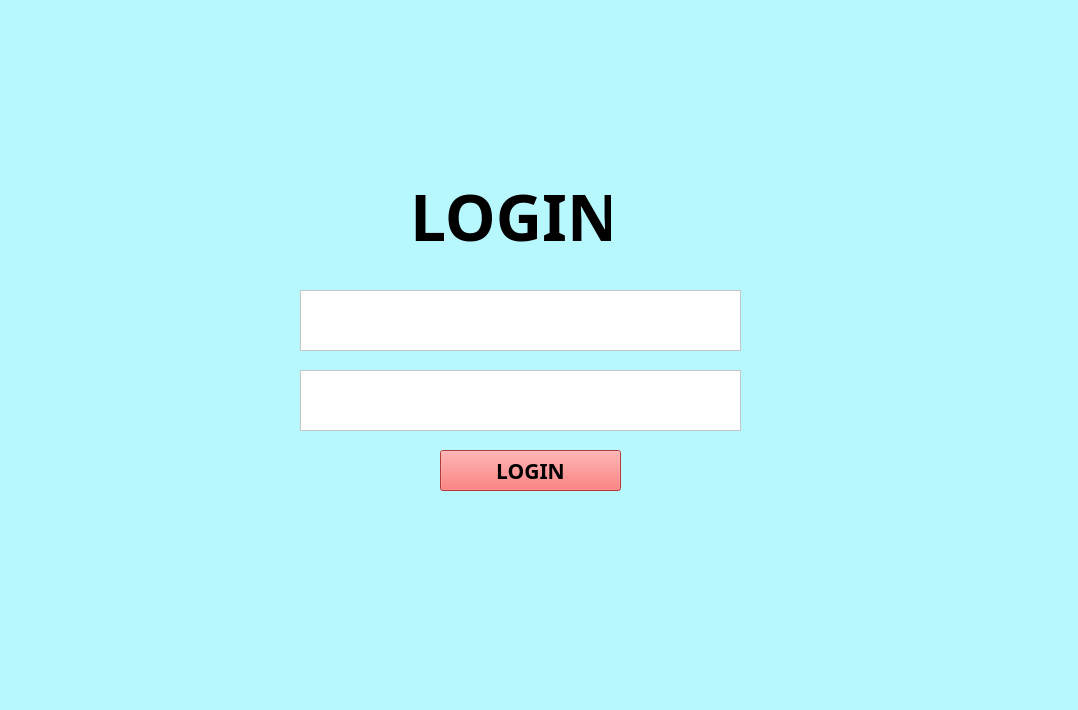
<?xml version="1.0" encoding="UTF-8"?>
<ui version="4.0">
 <class>login</class>
 <widget class="QMainWindow" name="login">
  <property name="geometry">
   <rect>
    <x>0</x>
    <y>0</y>
    <width>1078</width>
    <height>710</height>
   </rect>
  </property>
  <property name="windowTitle">
   <string>MainWindow</string>
  </property>
  <property name="styleSheet">
   <string notr="true">background-color:rgb(183, 248, 255)</string>
  </property>
  <property name="toolButtonStyle">
   <enum>Qt::ToolButtonTextOnly</enum>
  </property>
  <property name="animated">
   <bool>true</bool>
  </property>
  <property name="tabShape">
   <enum>QTabWidget::Rounded</enum>
  </property>
  <property name="unifiedTitleAndToolBarOnMac">
   <bool>false</bool>
  </property>
  <widget class="QWidget" name="centralwidget">
   <widget class="QLabel" name="label">
    <property name="geometry">
     <rect>
      <x>410</x>
      <y>140</y>
      <width>201</width>
      <height>151</height>
     </rect>
    </property>
    <property name="font">
     <font>
      <family>Yu Gothic UI Semibold</family>
      <pointsize>48</pointsize>
      <weight>75</weight>
      <bold>true</bold>
     </font>
    </property>
    <property name="text">
     <string>LOGIN</string>
    </property>
   </widget>
   <widget class="QPlainTextEdit" name="plainTextEdit">
    <property name="geometry">
     <rect>
      <x>300</x>
      <y>290</y>
      <width>441</width>
      <height>61</height>
     </rect>
    </property>
    <property name="font">
     <font>
      <pointsize>28</pointsize>
     </font>
    </property>
    <property name="autoFillBackground">
     <bool>false</bool>
    </property>
    <property name="styleSheet">
     <string notr="true">background-color: rgb(255, 255, 255)</string>
    </property>
    <property name="plainText">
     <string/>
    </property>
    <property name="placeholderText">
     <string notr="true">Username</string>
    </property>
   </widget>
   <widget class="QPlainTextEdit" name="plainTextEdit_2">
    <property name="geometry">
     <rect>
      <x>300</x>
      <y>370</y>
      <width>441</width>
      <height>61</height>
     </rect>
    </property>
    <property name="font">
     <font>
      <pointsize>28</pointsize>
     </font>
    </property>
    <property name="styleSheet">
     <string notr="true">background-color:rgb(255, 255, 255)</string>
    </property>
    <property name="plainText">
     <string/>
    </property>
    <property name="centerOnScroll">
     <bool>false</bool>
    </property>
    <property name="placeholderText">
     <string notr="true">Password</string>
    </property>
   </widget>
   <widget class="QPushButton" name="pushButton">
    <property name="enabled">
     <bool>true</bool>
    </property>
    <property name="geometry">
     <rect>
      <x>440</x>
      <y>450</y>
      <width>181</width>
      <height>41</height>
     </rect>
    </property>
    <property name="font">
     <font>
      <family>Malgun Gothic</family>
      <pointsize>16</pointsize>
      <weight>75</weight>
      <bold>true</bold>
     </font>
    </property>
    <property name="autoFillBackground">
     <bool>false</bool>
    </property>
    <property name="styleSheet">
     <string notr="true">background-color:rgb(255, 77, 77)
</string>
    </property>
    <property name="text">
     <string>LOGIN</string>
    </property>
   </widget>
  </widget>
  <widget class="QMenuBar" name="menubar">
   <property name="geometry">
    <rect>
     <x>0</x>
     <y>0</y>
     <width>1078</width>
     <height>21</height>
    </rect>
   </property>
  </widget>
  <widget class="QStatusBar" name="statusbar"/>
 </widget>
 <resources/>
 <connections/>
</ui>
